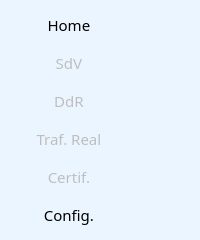
        <widget class="QWidget" name="menuIzqContainer" native="true">
         <property name="minimumSize">
          <size>
           <width>130</width>
           <height>0</height>
          </size>
         </property>
         <property name="styleSheet">
          <string notr="true">background-color: rgb(235, 245, 255);</string>
         </property>
         <layout class="QVBoxLayout" name="verticalLayout_4">
          <property name="spacing">
           <number>0</number>
          </property>
          <property name="leftMargin">
           <number>0</number>
          </property>
          <property name="topMargin">
           <number>0</number>
          </property>
          <property name="rightMargin">
           <number>0</number>
          </property>
          <property name="bottomMargin">
           <number>0</number>
          </property>
          <item>
           <widget class="QWidget" name="menuContainer" native="true">
            <property name="sizePolicy">
             <sizepolicy hsizetype="Preferred" vsizetype="Preferred">
              <horstretch>0</horstretch>
              <verstretch>0</verstretch>
             </sizepolicy>
            </property>
            <property name="styleSheet">
             <string notr="true">QPushButton {
	border: none;
}
QPushButton:hover {
	background-color: rgb(250, 250, 250);
	border-left: 4px solid rgb(27, 156, 216);
}</string>
            </property>
            <layout class="QVBoxLayout" name="verticalLayout_2">
             <item alignment="Qt::AlignLeft">
              <widget class="QPushButton" name="btn_home">
               <property name="sizePolicy">
                <sizepolicy hsizetype="Minimum" vsizetype="Fixed">
                 <horstretch>0</horstretch>
                 <verstretch>0</verstretch>
                </sizepolicy>
               </property>
               <property name="minimumSize">
                <size>
                 <width>112</width>
                 <height>32</height>
                </size>
               </property>
               <property name="font">
                <font>
                 <family>Segoe UI Semibold</family>
                 <pointsize>11</pointsize>
                 <weight>50</weight>
                 <bold>false</bold>
                </font>
               </property>
               <property name="styleSheet">
                <string notr="true"/>
               </property>
               <property name="text">
                <string>  Home</string>
               </property>
               <property name="icon">
                <iconset resource="images.qrc">
                 <normaloff>:/images/iconos/home.svg</normaloff>:/images/iconos/home.svg</iconset>
               </property>
               <property name="iconSize">
                <size>
                 <width>16</width>
                 <height>16</height>
                </size>
               </property>
              </widget>
             </item>
             <item alignment="Qt::AlignLeft">
              <widget class="QPushButton" name="btn_SdV">
               <property name="enabled">
                <bool>false</bool>
               </property>
               <property name="minimumSize">
                <size>
                 <width>112</width>
                 <height>32</height>
                </size>
               </property>
               <property name="font">
                <font>
                 <family>Segoe UI Semibold</family>
                 <pointsize>11</pointsize>
                </font>
               </property>
               <property name="styleSheet">
                <string notr="true"/>
               </property>
               <property name="text">
                <string>  SdV</string>
               </property>
               <property name="icon">
                <iconset resource="images.qrc">
                 <normaloff>:/images/iconos/sdv.svg</normaloff>:/images/iconos/sdv.svg</iconset>
               </property>
              </widget>
             </item>
             <item alignment="Qt::AlignLeft">
              <widget class="QPushButton" name="btn_DdR">
               <property name="enabled">
                <bool>false</bool>
               </property>
               <property name="minimumSize">
                <size>
                 <width>112</width>
                 <height>32</height>
                </size>
               </property>
               <property name="font">
                <font>
                 <family>Segoe UI Semibold</family>
                 <pointsize>11</pointsize>
                </font>
               </property>
               <property name="styleSheet">
                <string notr="true"/>
               </property>
               <property name="text">
                <string>  DdR</string>
               </property>
               <property name="icon">
                <iconset resource="images.qrc">
                 <normaloff>:/images/iconos/rss.svg</normaloff>:/images/iconos/rss.svg</iconset>
               </property>
              </widget>
             </item>
             <item alignment="Qt::AlignLeft">
              <widget class="QPushButton" name="btn_trafReal">
               <property name="enabled">
                <bool>false</bool>
               </property>
               <property name="sizePolicy">
                <sizepolicy hsizetype="Minimum" vsizetype="Fixed">
                 <horstretch>0</horstretch>
                 <verstretch>0</verstretch>
                </sizepolicy>
               </property>
               <property name="minimumSize">
                <size>
                 <width>112</width>
                 <height>32</height>
                </size>
               </property>
               <property name="font">
                <font>
                 <family>Segoe UI Semibold</family>
                 <pointsize>11</pointsize>
                 <weight>50</weight>
                 <bold>false</bold>
                </font>
               </property>
               <property name="styleSheet">
                <string notr="true"/>
               </property>
               <property name="text">
                <string>  Traf. Real</string>
               </property>
               <property name="icon">
                <iconset resource="images.qrc">
                 <normaloff>:/images/iconos/home.svg</normaloff>:/images/iconos/home.svg</iconset>
               </property>
               <property name="iconSize">
                <size>
                 <width>16</width>
                 <height>16</height>
                </size>
               </property>
              </widget>
             </item>
             <item alignment="Qt::AlignLeft">
              <widget class="QPushButton" name="btn_certif">
               <property name="enabled">
                <bool>false</bool>
               </property>
               <property name="minimumSize">
                <size>
                 <width>112</width>
                 <height>32</height>
                </size>
               </property>
               <property name="font">
                <font>
                 <family>Segoe UI Semibold</family>
                 <pointsize>11</pointsize>
                </font>
               </property>
               <property name="styleSheet">
                <string notr="true"/>
               </property>
               <property name="text">
                <string>  Certif.</string>
               </property>
               <property name="icon">
                <iconset resource="images.qrc">
                 <normaloff>:/images/iconos/layout.svg</normaloff>:/images/iconos/layout.svg</iconset>
               </property>
              </widget>
             </item>
             <item alignment="Qt::AlignLeft">
              <widget class="QPushButton" name="btn_config">
               <property name="minimumSize">
                <size>
                 <width>112</width>
                 <height>32</height>
                </size>
               </property>
               <property name="font">
                <font>
                 <family>Segoe UI Semibold</family>
                 <pointsize>11</pointsize>
                </font>
               </property>
               <property name="styleSheet">
                <string notr="true"/>
               </property>
               <property name="text">
                <string>  Config.</string>
               </property>
               <property name="icon">
                <iconset resource="images.qrc">
                 <normaloff>:/images/iconos/layout.svg</normaloff>:/images/iconos/layout.svg</iconset>
               </property>
              </widget>
             </item>
            </layout>
           </widget>
          </item>
          <item>
           <widget class="QWidget" name="widget_9" native="true">
            <property name="sizePolicy">
             <sizepolicy hsizetype="Preferred" vsizetype="Expanding">
              <horstretch>0</horstretch>
              <verstretch>0</verstretch>
             </sizepolicy>
            </property>
            <layout class="QHBoxLayout" name="horizontalLayout_8">
             <property name="spacing">
              <number>0</number>
             </property>
             <property name="leftMargin">
              <number>0</number>
             </property>
             <property name="topMargin">
              <number>0</number>
             </property>
             <property name="rightMargin">
              <number>0</number>
             </property>
             <property name="bottomMargin">
              <number>0</number>
             </property>
            </layout>
           </widget>
          </item>
         </layout>
        </widget>
